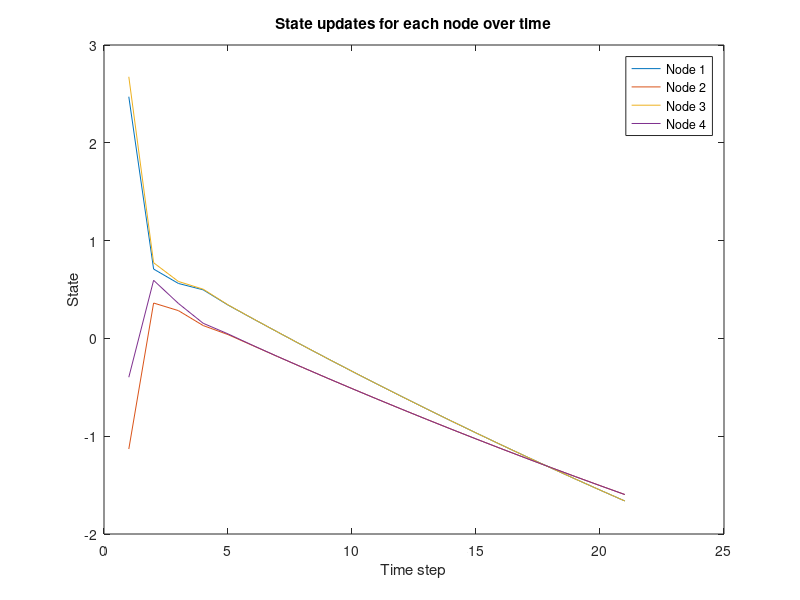

Write the MATLAB code that produced this figure.
clc; clear; clf

% set the number of nodes
N = 4;

% set the weighting matrix
W = [0 0.6 0 0.6; 0.4 0 0.4 0; 0 0.6 0 0.6; 0.4 0 0.4 0];

% set the step size
delta = 1/N;

% initial state
x = randn(N,1);
x_history = x; % history of states for each node

% noise
v = randn(N,1);

% observations
z = zeros(N,1);

% identity matrix
H = eye(N);

% number of iterations
num_iter = 20;

% update states
for t = 1:num_iter
    for i = 1:N
        z(i) = H(i,:) * x + v(i);
        x = x + delta * (W * z - x);
    end
    x_history = [x_history x]; % append the new states to the history
end
disp(x)

% plot the state history for each node
figure(1);
for i = 1:N
    plot(1:num_iter+1, x_history(i,:));
    hold on;
end

title('State updates for each node over time');
xlabel('Time step');
ylabel('State');
legend('Node 1', 'Node 2', 'Node 3', 'Node 4');
